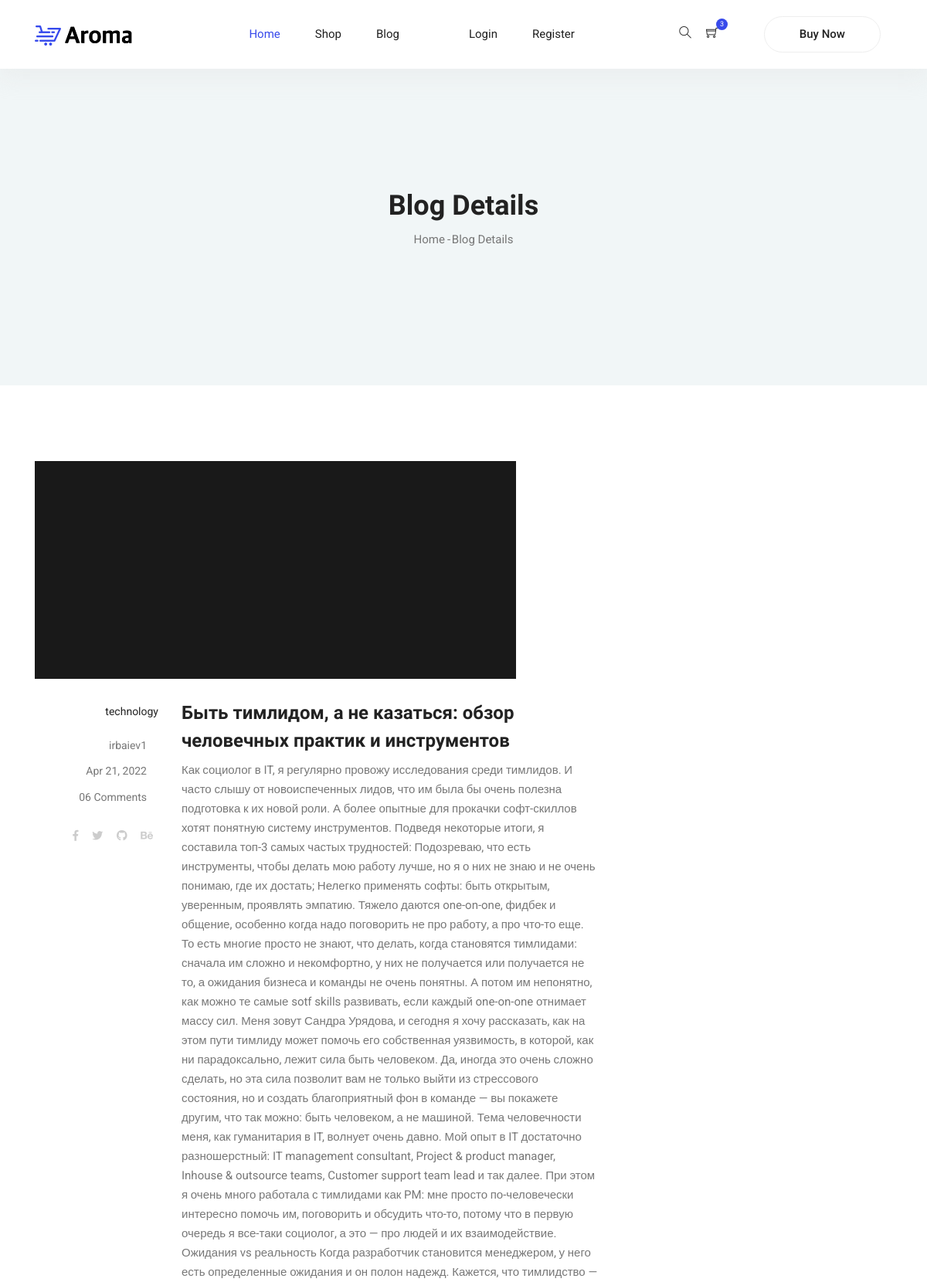
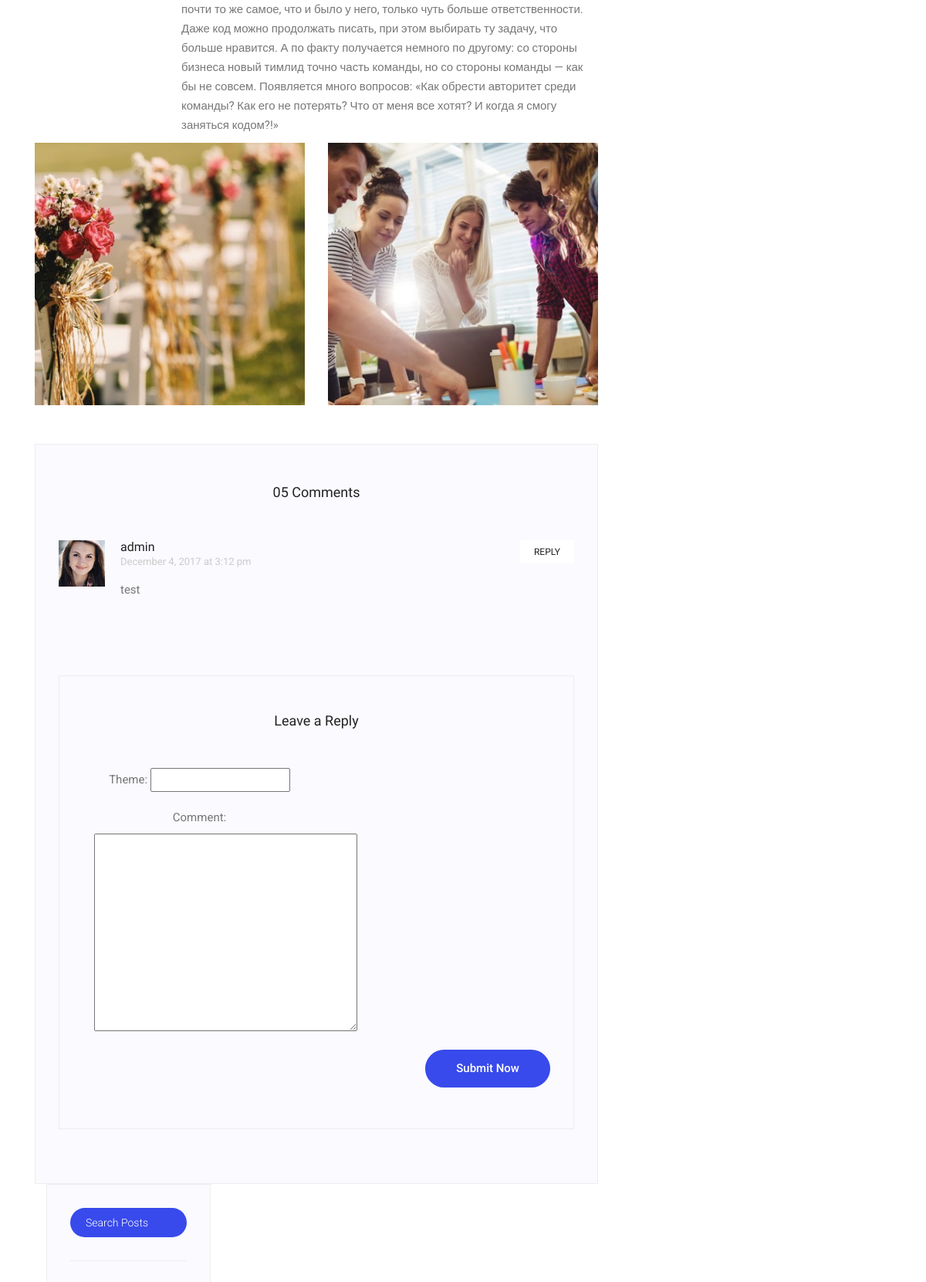
Page /blog/post/2 (upper part) on the committed database (2 pictures, top to bottom).
### blog/models.py (models this page shows, shortened)
class Blog(models.Model):
    tags_choice = (
        ('all', 'all'), ('technology', 'Technology'), ('food', 'Food'), ('fashion', 'Fashion')
    )
    user = models.ForeignKey(User, on_delete=models.CASCADE)
    title = models.CharField(unique=True, max_length=150, null=False)
    content = models.TextField(null=False)
    tags = models.CharField(default='all', choices=tags_choice, max_length=20)
    published = models.DateTimeField(null = True, default=timezone.now)
    image = models.ImageField(null=True, blank = True, upload_to='./image/blog')

class Post_comment(models.Model):
    post = models.ForeignKey(Blog, on_delete=models.CASCADE)
    user = models.ForeignKey(User, on_delete=models.CASCADE)
    theme = models.CharField(max_length=100, null=False)
    comment = models.TextField(null=False)

### blog/views.py (the view)
# urls.py: path('post/<int:pk>', views.Blog_detail, name='blog-detail')
def Blog_detail(request, pk):
    blog = get_object_or_404(Blog, id=pk)
    comment = Post_comment.objects.filter(post=pk)
    if request.method == "POST":
        form = CommentForm(request.POST)
        if form.is_valid():
            form = form.save(commit=False)
            form.user = request.user
            form.post = blog
            form.save()
    else:
        form = CommentForm()
    return render(request, 'blog-detail.html', {'blog':blog, 'comment':comment, 'form':form})

### blog/forms.py
class CommentForm(ModelForm):
    class Meta:
        model = Post_comment
        fields =('theme', 'comment',)

### templates/blog-detail.html (shortened to what this page needs)
{% extends 'base.html'%}
{% load static %}
{% block content %}
	<section class="blog-banner-area" id="blog">
		<div class="container h-100">
			<div class="blog-banner">
				<div class="text-center">
					<h1>Blog Details</h1>
					<nav aria-label="breadcrumb" class="banner-breadcrumb">
            <ol class="breadcrumb">
              <li class="breadcrumb-item"><a href="#">Home</a></li>
              <li class="breadcrumb-item active" aria-current="page">Blog Details</li>
            </ol>
          </nav>
				</div>
			</div>
    </div>
	</section>
	<section class="blog_area single-post-area py-80px section-margin--small">
			<div class="container">
					<div class="row">
							<div class="col-lg-8 posts-list">
									<div class="single-post row">
											<div class="col-lg-12">
													<div class="feature-img">
															<img class="img-fluid" src="{{ MEDIA_URL }}{{ blog.image.url }}" alt="">
													</div>
											</div>
											<div class="col-lg-3  col-md-3">
													<div class="blog_info text-right">
															<div class="post_tag">
																	<a href="#">{{blog.tags}}</a>
															</div>
															<ul class="blog_meta list">
																	<li>
																			<a href="#">{{blog.user}}
																					<i class="lnr lnr-user"></i>
																			</a>
																	</li>
																	<li>
																			<a href="#">{{blog.published|date:"M d, Y"}}
																					<i class="lnr lnr-calendar-full"></i>
																			</a>
																	</li>
																	<li>
																			<a href="#">06 Comments
																					<i class="lnr lnr-bubble"></i>
																			</a>
																	</li>
															</ul>
															<ul class="social-links">
																	<li>
																			<a href="#">
																					<i class="fab fa-facebook-f"></i>
																			</a>
																	</li>
																	<li>
																			<a href="#">
																				<i class="fab fa-twitter"></i>
																			</a>
																	</li>
																	<li>
																			<a href="#">
																				<i class="fab fa-github"></i>
																			</a>
																	</li>
																	<li>
																			<a href="#">
																				<i class="fab fa-behance"></i>
																			</a>
																	</li>
															</ul>
													</div>
											</div>
											<div class="col-lg-9 col-md-9 blog_details">
													<h2>{{blog.title}}</h2>
													<p class="excert">
															{{blog.content}}
													</p>
											</div>
											<div class="col-lg-12">
													<div class="row">
															<div class="col-6">
																	<img class="img-fluid" src="img/blog/post-img1.jpg" alt="">
															</div>
															<div class="col-6">
																	<img class="img-fluid" src="img/blog/post-img2.jpg" alt="">
															</div>
													</div>
											</div>
									</div>
									<div class="comments-area">
											<h4>05 Comments</h4>
											{% for c in comment %}
											<div class="comment-list">
													<div class="single-comment justify-content-between d-flex">
															<div class="user justify-content-between d-flex">
																	<div class="thumb">
																			<img src="img/blog/c1.jpg" alt="">
																	</div>
																	<div class="desc">
																			<h5>
																					<a href="#">{{c.user}}</a>
																			</h5>
																			<p class="date">December 4, 2017 at 3:12 pm </p>
																			<p class="comment">
																					{{c.comment}}
																			</p>
																	</div>
															</div>
															<div class="reply-btn">
																	<a href="#" class="btn-reply text-uppercase">reply</a>
															</div>
													</div>
											</div>
											{% endfor %}
									<div class="comment-form">
											<h4>Leave a Reply</h4>
											<form action="#/" class="form-contact form-review mt-3" method="post">
											  <div class="col-lg-6">
												{{ form.as_p }}
											  </div>
											  <div class="form-group text-center text-md-right mt-3">
												<button type="submit" class="button button--active button-review">Submit Now</button>
											  </div>
											</form>
									</div>
							</div>
							<div class="col-lg-4">
									<div class="blog_right_sidebar">
											<aside class="single_sidebar_widget search_widget">
													<div class="input-group">
															<input type="text" class="form-control" placeholder="Search Posts">
													</div>
													<div class="br"></div>
											</aside>
									</div>
							</div>
					</div>
			</div>
	</section>
{%endblock%}

### static/css/style.css (style rules this page uses)
body { color:#777;font-family:"Roboto",sans-serif;font-size:15px;font-weight:400;line-height:1.667 }
ul { list-style-type:none;margin:0;padding:0 }
button { cursor:pointer }
h1,h2,h3,h4,h5,h6 { font-family:"Oswald",sans-serif;color:#222;line-height:1.1 }
h1,.h1 { font-size:50px;font-weight:700 }
h2,.h2 { font-size:36px;font-weight:600 }
h4,.h4 { font-size:20px;font-weight:400;line-height:1.3 }
a { display:inline-block }
.section-margin--small { margin:35px 0 }
@media (min-width: 1000px) { .section-margin--small { margin:98px 0 } }
.button { display:inline-block;border:1px solid #384aeb;border-radius:30px;color:#222;font-weight:500;padding:12px 50px;background:#384aeb;color:#fff;transition:all .4s ease }
.button--active { background:#384aeb;color:#fff }
.button-review { padding:12px 40px;border-radius:30px }
.blog-banner { position:relative }
.blog-banner h4,.blog-banner h1,.blog-banner a { text-transform:capitalize;color:#fff }
.blog-banner h1 { font-size:30px;margin-bottom:10px;color:#222 }
@media (min-width: 992px) { .blog-banner h1 { font-size:36px } }
.blog-banner-area { height:280px;position:relative;z-index:1 }
@media (min-width: 1000px) { .blog-banner-area { height:410px } }
.blog-banner-area .blog-banner { position:absolute;top:50%;left:50%;width:100%;transform:translate(-50%, -50%) }
.blog-banner-area::after { content:"";display:block;position:absolute;top:0;left:0;width:100%;height:100%;background:#f1f6f7;z-index:-1 }
.banner-breadcrumb { display:inline-block }
.banner-breadcrumb .breadcrumb { background:transparent;padding:0 }
.banner-breadcrumb .breadcrumb-item { padding:.1rem }
.banner-breadcrumb .breadcrumb-item a { text-transform:capitalize;color:#777777 }
.banner-breadcrumb .breadcrumb-item+.breadcrumb-item::before { color:#777777;padding-right:.1rem;content:"-" }
.banner-breadcrumb .breadcrumb-item.active { color:#777777 }
.blog_info { padding-top:30px }
.blog_info .post_tag { padding-bottom:20px }
.blog_info .post_tag a { color:#222;font-size:14px }
.blog_info .blog_meta li a { color:#777777;vertical-align:middle;padding-bottom:10px;display:inline-block;font-size:14px }
.blog_info .blog_meta li a i { color:#222;font-size:16px;font-weight:600;padding-left:15px;line-height:20px;vertical-align:middle }
.blog_details { padding-top:20px }
.blog_details h2 { font-size:24px;line-height:36px;color:#222;font-weight:600;transition:all 0.3s linear }
.blog_details p { margin-bottom:26px }
.blog_right_sidebar { border:1px solid #eeeeee;background:#fafaff;padding:30px }
.blog_right_sidebar .search_widget .input-group .form-control { font-size:14px;line-height:29px;border:0px;width:100%;font-weight:300;color:#fff;padding-left:20px;border-radius:45px;z-index:0;background:#384aeb }
.blog_right_sidebar .br { width:100%;height:1px;background:#eee;margin:30px 0px }
.single-post-area .social-links { padding-top:10px }
.single-post-area .social-links li { display:inline-block;margin-bottom:10px }
.single-post-area .social-links li a { color:#cccccc;padding:7px;font-size:14px;transition:all 0.2s linear }
.single-post-area .blog_details { padding-top:26px }
.single-post-area .blog_details p { margin-bottom:10px }
.comments-area { background:#fafaff;border:1px solid #eee;padding:50px 30px;margin-top:50px }
.comments-area h4 { text-align:center;margin-bottom:50px;color:#222;font-size:18px }
.comments-area h5 { font-size:16px;margin-bottom:0px }
.comments-area a { color:#222 }
.comments-area .comment-list { padding-bottom:48px }
.comments-area .thumb { margin-right:20px }
.comments-area .date { font-size:13px;color:#cccccc;margin-bottom:13px }
.comments-area .comment { color:#777777;margin-bottom:0px }
.comments-area .btn-reply { background-color:#fff;color:#222;padding:5px 18px;font-size:12px;display:block;font-weight:400;-webkit-transition:all 0.3s ease 0s;-moz-transition:all 0.3s ease 0s;-o-transition:all 0.3s ease 0s;transition:all 0.3s ease 0s }
.comment-form { background:#fafaff;text-align:center;border:1px solid #eee;padding:47px 30px 43px;margin-top:50px;margin-bottom:20px }
.comment-form h4 { text-align:center;margin-bottom:50px;font-size:18px;line-height:22px;color:#222 }
.form-contact .form-group { margin-bottom:10px }
.form-contact button { border:0 }

### rows in the picture
Blog: image (picture), tags "technology", user "irbaiev1", published "Apr 21, 2022", title "Быть тимлидом, а не казаться: обзор человечных практик и инструментов", content "Как социолог в IT, я регулярно провожу исследования среди тимлидов. И часто слышу от новоиспеченных лидов, что им была бы очень полезна подготовка к их новой роли. А более опытные для прокачки софт-скиллов хотят понятную систему инструментов. Подведя некоторые итоги, я составила топ-3 самых частых трудностей: Подозреваю, что есть инструменты, чтобы делать мою работу лучше, но я о них не знаю и не очень понимаю, где их достать; Нелегко применять софты: быть открытым, уверенным, проявлять эмпатию. Тяжело даются one-on-one, фидбек и общение, особенно когда надо поговорить не про работу, а про что-то еще. То есть многие просто не знают, что делать, когда становятся тимлидами: сначала им сложно…"
Post_comment: user "admin", comment "test"
